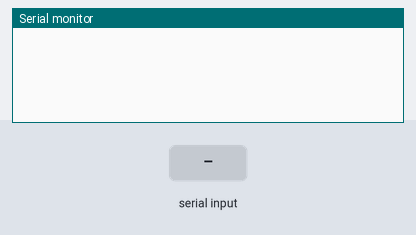
A program run on a simulated Arduino Mega 2560, built with avr-gcc and run on an emulated ATmega2560. On the bench: the last lines printed to the serial monitor. The test bench sets the inputs (shaded band). Random numbers use the default seed unless the program sets one.

Above: at 1.2 s.
1.3 s: "$Program#" received over the second serial link
At 2.5 s:
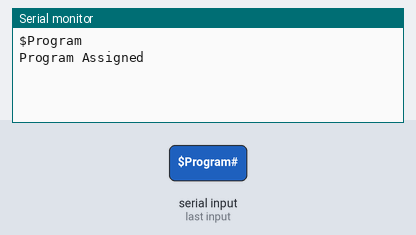
2.8 s: "$SendData#" received over the second serial link
At 3.9 s:
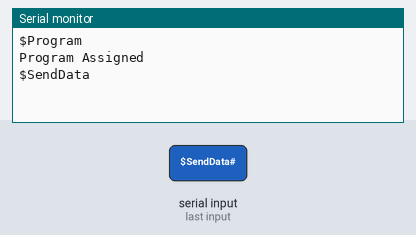
5.8 s: "01#" received over the second serial link
At 6.2 s:
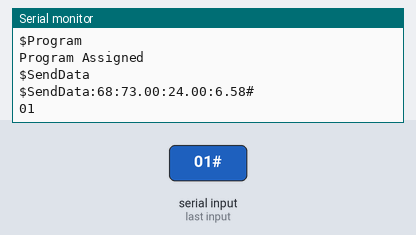
7.3 s: "$IsWatering#" received over the second serial link
At 8.5 s:
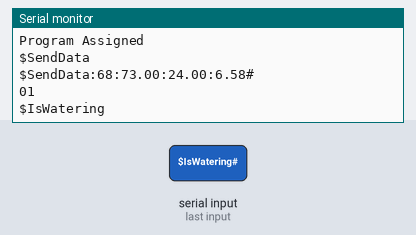
8.8 s: "90,45,200#" received over the second serial link
At 9.6 s:
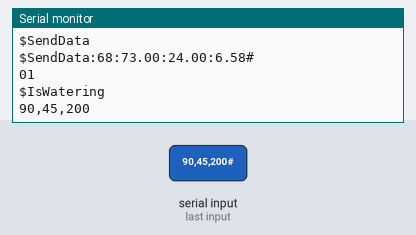
10.3 s: "90,45#" received over the second serial link
At 10.8 s:
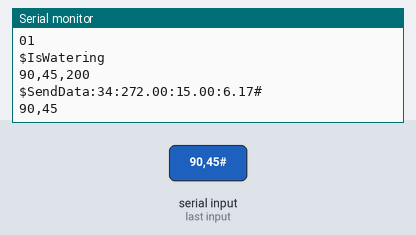

Measured:
- after the input at 1.3 s, the serial monitor: prints a new line at once (image 1)
- after the input at 2.8 s, the serial monitor: prints a new line at once (image 2)
- after the input at 5.8 s, the serial monitor: prints a new line at once (image 3)
- after the input at 7.3 s, the serial monitor: prints a new line at once (image 4)
- after the input at 8.8 s, the serial monitor: prints a new line at once (image 5)
- after the input at 10.3 s, the serial monitor: prints a new line at once (image 6)

The program:

main.cpp
```cpp
#include <Arduino.h>
#include <SoftwareSerial.h>
#include "Sensors.h"

SensorShield sensorShield;

String Split(String data, char separator, int index);
void ReadSerial();

const long interval = 5000;
unsigned long previousMillis = 0;

void setup()
{
  Serial.begin(9600);
  Serial2.begin(115200);
  // put your setup code here, to run once:
}

void loop()
{
  ReadSerial();
  //sensorShield.CheckReadings();
  if (millis() >= previousMillis + interval)
  {
    sensorShield.SendData();
    previousMillis = millis();
  }
}

void ReadSerial()
{
  if (Serial2.available() > 0)
  {
    String incomingMessage = Serial2.readStringUntil('#');
    Serial.println(incomingMessage);
    if (Split(incomingMessage, ':', 0) == "$Program")
    {
      if (sensorShield.programAssigned == false)
      {
        String data[8];
        for (int i = 0; i < 7; i++)
        {
          data[i] = Split(incomingMessage, ':', i + 1);
          Serial.println(data[i]);
        }
        sensorShield.newProgram.AssignProgram(data[1].toFloat(), data[2].toFloat(), data[3].toFloat(), data[4].toInt(), data[5].toFloat(), data[6].toFloat(), data[7].toInt());
        sensorShield.programAssigned = true;
        Serial.println("Program Assigned");
        Serial2.println("$Program:00#");
        Serial2.flush();
      }
      else if (sensorShield.programAssigned == true)
      {
        Serial2.println("$Program:01#");
      }
    }
    else if (Split(incomingMessage, ':', 0) == "$SendData")
    {
      if (Split(incomingMessage, ':', 1) == "01") {}
        //sensorShield.SendData();
    }
    else if (Split(incomingMessage, ':', 0) == "$IsWatering")
    {
      sensorShield.soilMoisture.SetIsWatering(Split(incomingMessage, ':', 1).toInt());
    } else {
      Serial2.println("$Error:");
    }
  }
}

String Split(String data, char separator, int index)
{
  int found = 0;
  int strIndex[] = {0, -1};
  int maxIndex = data.length() - 1;

  for (int i = 0; i <= maxIndex && found <= index; i++)
  {
    if (data.charAt(i) == separator || i == maxIndex)
    {
      found++;
      strIndex[0] = strIndex[1] + 1;
      strIndex[1] = (i == maxIndex) ? i + 1 : i;
    }
  }
  return found > index ? data.substring(strIndex[0], strIndex[1]) : "";
}
```

Humidity_Sensor.cpp
```cpp
#include "Humidity_Sensor.h"


int IHumiditySensor::GetHumidity()
{
  return random(minHumidity, maxHumidity);
}
```

Humidity_Sensor.h
```cpp
#include <Arduino.h>

class IHumiditySensor {
  private:
    const int minHumidity = 10;
    const int maxHumidity = 90;
  public:
    int GetHumidity();
};
```

LDR_Sensor.cpp
```cpp
#include "LDR_Sensor.h"

float ILDRSensor::GetLDR()
{
  return random(minLDR, maxLDR);
}
```

LDR_Sensor.h
```cpp
#include <Arduino.h>

class ILDRSensor {
  private:
    const int minLDR = 0;
    const int maxLDR = 1000;
  public:
    float GetLDR();
};
```

Program.cpp
```cpp
#include "Program.h"

void Program::AssignProgram(int _duration, float _temperature, float _soilMoisture, int _humidity, float _lightIntensity, int _lightCycle, int _waterPriority)
{
  duration = _duration;
  temperature = _temperature;
  soilMoisture = _soilMoisture;
  lightIntensity = _lightIntensity;
  humidity = _humidity;
  lightCycle = _lightCycle;
  waterPriority = _waterPriority;
}

int Program::GetDuration()
{
  return duration;
}

float Program::GetTemperature()
{
  return temperature;
}

int Program::GetHumidity()
{
  return humidity;
}

float Program::GetSoilMoisture()
{
  return soilMoisture;
}

int Program::GetPriority()
{
  return waterPriority;
}

float Program::GetLightCycle()
{
  return lightCycle;
}
```

Program.h
```cpp
class Program {
  private:
    int duration;
    float temperature;
    float soilMoisture;
    float lightIntensity;
    int humidity;
    int lightCycle;
    int waterPriority;
  public:
    void AssignProgram(int _duration, float _temperature, float _soilMoisture, int _humidity, float _lightIntensity, int _lightCycle, int _waterPriority);
    int GetDuration();
    float GetTemperature();
    float GetSoilMoisture();
    float GetLightIntensity();
    int GetHumidity();
    int GetPriority();
    float GetLightCycle();
};
```

Sensors.cpp
```cpp
#include "Sensors.h"

SensorShield::SensorShield()
{
  randomSeed(analogRead(A0));
}

void SensorShield::SendData()
{
  String message = "$SendData:" + String(humidity.GetHumidity()) + ':' + String(ldr.GetLDR()) + ':' + String(temperature.GetTemperature()) + ':' + String(soilMoisture.GetSoilMoisture()) + '#';
  Serial2.println(message);
  Serial.println(message);
}

void SensorShield::CheckReadings()
{
  Serial2.println("$Water:" + String(soilMoisture.GetSoilMoisture()) + ':' + String(newProgram.GetPriority()) + '#');
}
```

Sensors.h
```cpp
#include <Arduino.h>
#include <SoftwareSerial.h>
#include "Temperature_Sensor.h"
#include "Humidity_Sensor.h"
#include "Soil_Moisture_Sensor.h"
#include "LDR_Sensor.h"
#include "Program.h"

class SensorShield
{
private:
    ITemperatureSensor temperature;
    IHumiditySensor humidity;
    ILDRSensor ldr;
public:
    ISoilMoistureSensor soilMoisture;
    bool programAssigned = false;
    Program newProgram;
    SensorShield();
    void SendData();
    void CheckReadings();
};
```

Soil_Moisture_Sensor.cpp
```cpp
#include "Soil_Moisture_Sensor.h"

ISoilMoistureSensor::ISoilMoistureSensor()
{
  soilMoisture = random(0, 100);
}

float ISoilMoistureSensor::GetSoilMoisture()
{
  if(millis() > prevUpdate + updateTime)
  {
    if(isWatering) {
      float test = (-drainRate + wateringRate) * (millis() - prevUpdate) / 60000;
      soilMoisture += test;
    } else {
      float test = -drainRate * (millis() - prevUpdate) / 60000;
      soilMoisture += test;
    }
    prevUpdate = millis();
  }
  soilMoisture = min(max(soilMoisture, 0), 100);
  return soilMoisture;
}

void ISoilMoistureSensor::SetIsWatering(bool IsWatering)
{
  isWatering = IsWatering;
}
```

Soil_Moisture_Sensor.h
```cpp
#include "Arduino.h"
#include <math.h>

class ISoilMoistureSensor {
  private:
    long long prevUpdate = 0;
    float soilMoisture;
    const float minSoilMoisture = 0;
    const float maxSoilMoisture = 100;
    const float drainRate = 5; //In %/minute
    const float wateringRate = 25; //In %/minute
    const int updateTime = 1000;
    bool isWatering = false;
  public:
  ISoilMoistureSensor();
    float GetSoilMoisture();
    void SetIsWatering(bool IsWatering);
};
```

Temperature_Sensor.cpp
```cpp
#include "Temperature_Sensor.h"

ITemperatureSensor::ITemperatureSensor()
{
  randomSeed(analogRead(0));
}

float ITemperatureSensor::GetTemperature()
{
  return random(minTemp, maxTemp);
}
```

Temperature_Sensor.h
```cpp
#include "Arduino.h"

class ITemperatureSensor {
  private:
    const int minTemp = 5;
    const int maxTemp = 35;
  public:
    ITemperatureSensor();
    float GetTemperature();
};
```
